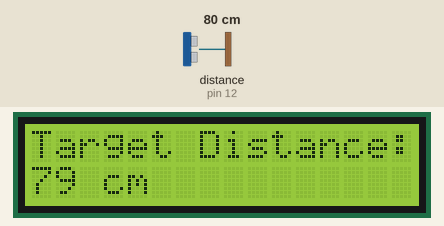
Recording of a sketch running on a simulated Arduino Uno, built with avr-gcc and run on an emulated ATmega328P. Parts: 16×2 character LCD. Wiring (inferred from the names in the program): ultrasonic range finder: trigger pin 13; echo pin 12. Inputs (shaded band) come from the test bench; at power-on: distance to the obstacle (sensor on pin 12) 80 cm. The echo pulse lasts 58.3 µs per cm.

Above: at 1.2 s.
1.3 s: distance to the obstacle (sensor on pin 12) set to 2 cm
At 2.9 s:
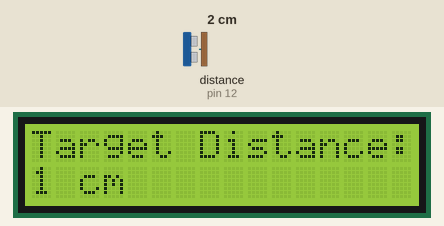
3.8 s: distance to the obstacle (sensor on pin 12) set to 4 cm
At 5.2 s:
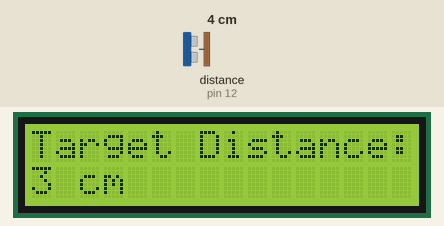
6.3 s: distance to the obstacle (sensor on pin 12) set to 9 cm
At 8.8 s:
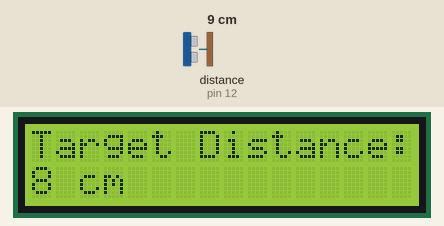
Timing chart, 0 to 10.3 s (numbered marks = the images above; inputs shaded):
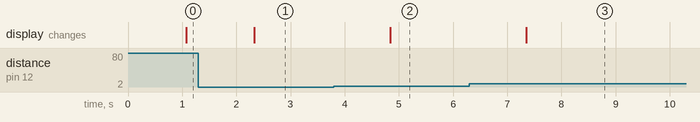

The sketch:

Yusuf_Patel_Final.ino
```cpp
/*
HC-SR04 Ultrasonic Sensor with LCD dispaly

HC-SR04 Ultrasonic Sensor
  VCC to Arduino 5V
  GND to Arduino GND
  Echo to Arduino pin 12
  Trig to Arduino pin 13

LCD Display (I used JHD162A)
  VSS to Arduino GND
  VCC to Arduino 5V
  VEE to Arduino GND
  RS to Arduino pin 11
  R/W to Arduino pin 10
  E to Arduino pin 9
  DB4 to Arduino pin 2
  DB5 to Arduino pin 3
  DB6 to Arduino pin 4
  DB7 to Arduino pin 5
  LED+ to Arduino 5V
  LED- to Arduino GND

Modified by Ahmed Djebali (June 1, 2015).
*/
#include <LiquidCrystal.h> //Load Liquid Crystal Library
LiquidCrystal LCD(11,10,9,2,3,4,5);  //Create Liquid Crystal Object called LCD

int trigPin=13;
int echoPin=12;
float pingTime;
float targetDistance;
float speedOfSound = 776.5;

#define trigPin 13 //Sensor Echo pin connected to Arduino pin 13
#define echoPin 12 //Sensor Trip pin connected to Arduino pin 12


//Simple program just for testing the HC-SR04 Ultrasonic Sensor with LCD dispaly
//URL:

void setup()
{
  pinMode(trigPin, OUTPUT);
  pinMode(echoPin, INPUT);

  LCD.begin(16,2); //Tell Arduino to start your 16 column 2 row LCD
  LCD.setCursor(0,0);  //Set LCD cursor to upper left corner, column 0, row 0
  LCD.print("Target Distance:");  //Print Message on First Row
}

void loop() {
  long duration, distance;
  digitalWrite(trigPin, LOW);
  delayMicroseconds(2000);
  digitalWrite(trigPin, HIGH);
  delayMicroseconds(15 );
  digitalWrite(trigPin, LOW);
  delayMicroseconds(10);
  duration = pulseIn(echoPin, HIGH);
  distance = (duration/2) /29.1 ;

  pingTime = pulseIn(echoPin, HIGH);
  pingTime = pingTime/1000000.;
  pingTime = pingTime/3600.;
  targetDistance = speedOfSound * pingTime;
  targetDistance = targetDistance/2;
  targetDistance = targetDistance*63360;


  LCD.setCursor(0,1);  //Set cursor to first column of second row
  LCD.print("                "); //Print blanks to clear the row
  LCD.setCursor(0,1);   //Set Cursor again to first column of second row
  LCD.print(distance); //Print measured distance
  LCD.print(" cm");  //Print your units.
  delay(250); //pause to let things settle
}
```

Measured:
- after the input at 1.3 s, the display: changes after 1.0 s (image 1)
- after the input at 3.8 s, the display: changes after 1.0 s (image 2)
- after the input at 6.3 s, the display: changes after 1.1 s (image 3)
